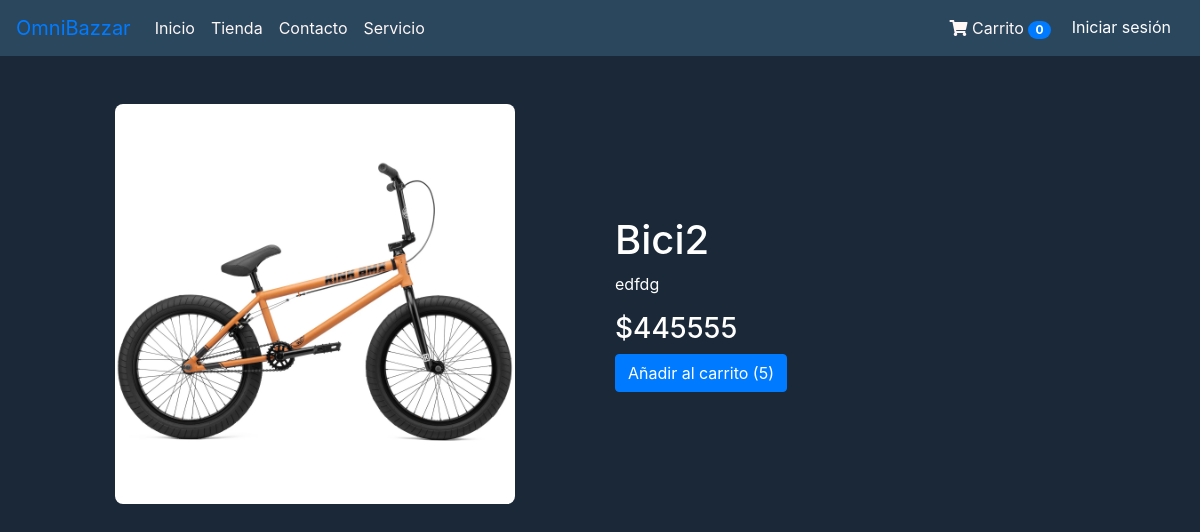
Page /detalle-producto/28/ on the committed database.
### productos/models.py (models this page shows, shortened)
class Producto(models.Model):
    nombre = models.CharField(max_length=50)
    precio = models.IntegerField()
    descripcion = models.TextField()
    nuevo = models.BooleanField()
    marca = models.ForeignKey(Marca, on_delete=models.PROTECT)
    fecha_fabricacion = models.DateField()
    imagen = models.ImageField(upload_to="productos", null=True)
    stock = models.IntegerField(default=0, verbose_name='Stock')
    usuario = models.ForeignKey(User, on_delete=models.CASCADE, null=True, blank=True)

### productos/views.py (the view)
# urls.py: path('detalle-producto/<int:producto_id>/', detalle_producto, name='detalle_producto'),
def detalle_producto(request, producto_id):
    producto = get_object_or_404(Producto, id=producto_id)
    return render(request, 'compra/detalle_producto.html', {'producto': producto})

### productos/templates/compra/detalle_producto.html (shortened to what this page needs)
{% extends "productos/base.html" %}
{% load static %}
{% block content %}
<div class="container mt-4">
    <div class="row">
        <div class="col-md-6 d-flex justify-content-center">
            {% if producto.imagen %}
            <img src="{{ producto.imagen.url }}" class="img-fluid"
                style="border-radius: 8px; width: 100%; max-width: 400px;">
            {% endif %}
        </div>
        <div class="col-md-6 d-flex flex-column justify-content-center">
            <h1 style="color: white;">{{ producto.nombre }}</h1>
            <p style="color: white;">{{ producto.descripcion }}</p>
            <h3 style="color: white;">${{ producto.precio }}</h3>
            <div>
                <button type="button" class="btn btn-primary add-to-cart"
                    data-product-id="{{ producto.id }}"
                    data-product-name="{{ producto.nombre }}"
                    data-product-price="{{ producto.precio }}"
                    data-product-stock="{{ producto.stock }}">
                </button>
            </div>
        </div>
    </div>
</div>
{% endblock %}

### productos/static/productos/css/styles.css (style rules this page uses)
.body { background-color: #1b2838; }

### rows in the picture
Producto: imagen (picture), nombre "Bici2", descripcion "edfdg", precio "445555"
